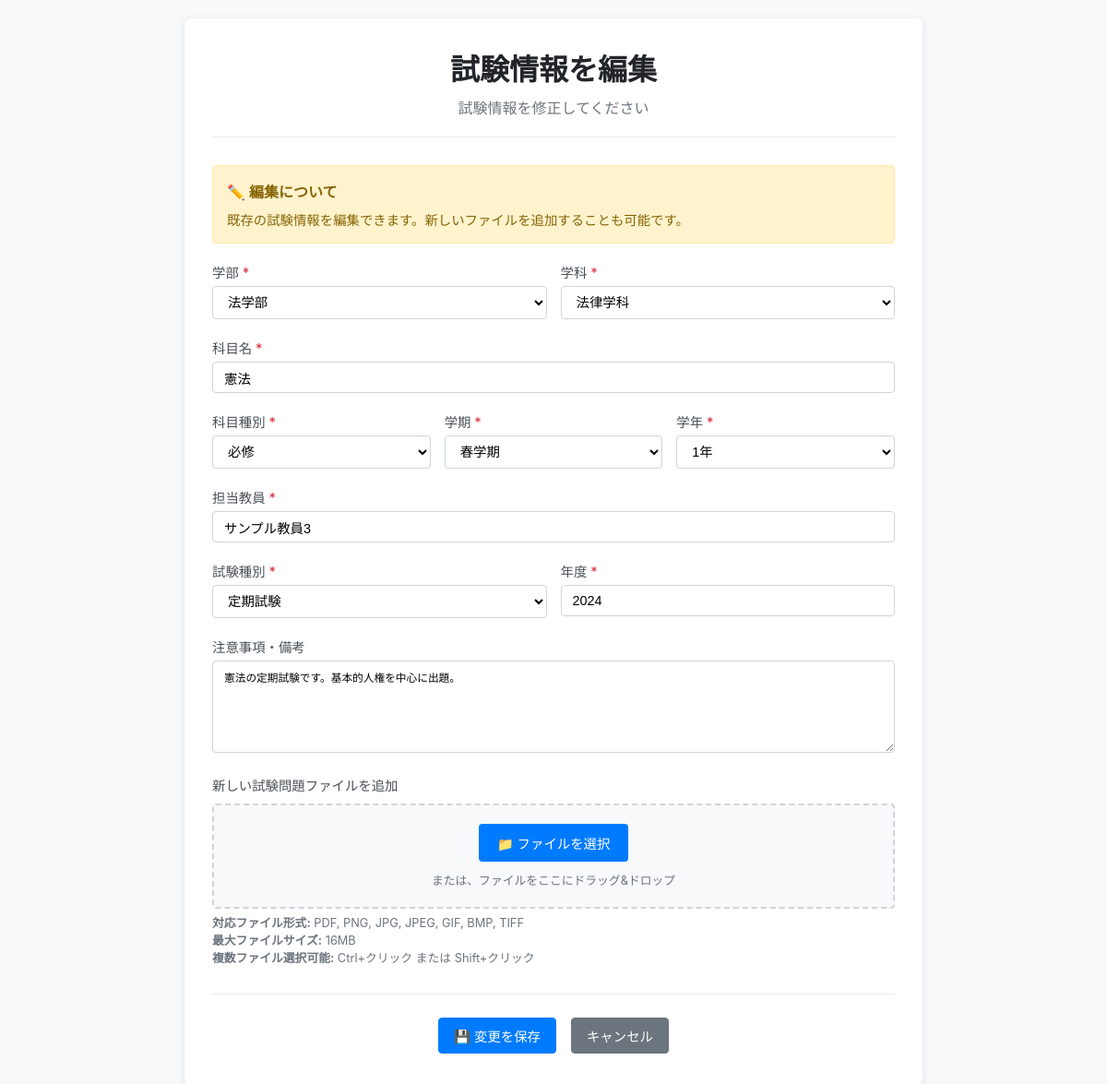
Page /exam-edit/7 (signed in) on the committed database.
### tables this page shows
CREATE TABLE Subjects (
                subject_id INTEGER PRIMARY KEY AUTOINCREMENT,
                department_id INTEGER NOT NULL,
                subject_name TEXT NOT NULL,
                subject_type TEXT CHECK (subject_type IN ('必修', '選択必修', '一般教養')),
                semester TEXT CHECK (semester IN ('春学期', '春学期前半', '春学期後半', '秋学期', '秋学期前半', '秋学期後半')),
                grade_level INTEGER CHECK (grade_level BETWEEN 1 AND 4),
                created_at DATETIME DEFAULT CURRENT_TIMESTAMP,
                FOREIGN KEY (department_id) REFERENCES Departments(department_id)
            );

CREATE TABLE Professors (
                professor_id INTEGER PRIMARY KEY AUTOINCREMENT,
                professor_name TEXT NOT NULL
            );

CREATE TABLE Exams (
                exam_id INTEGER PRIMARY KEY AUTOINCREMENT,
                subject_id INTEGER NOT NULL,
                exam_type_id INTEGER NOT NULL,
                exam_year INTEGER NOT NULL,
                instructions TEXT,
                created_by INTEGER,
                created_at DATETIME DEFAULT CURRENT_TIMESTAMP,
                updated_at DATETIME DEFAULT CURRENT_TIMESTAMP,
                FOREIGN KEY (subject_id) REFERENCES Subjects(subject_id),
                FOREIGN KEY (exam_type_id) REFERENCES ExamTypes(exam_type_id),
                FOREIGN KEY (created_by) REFERENCES Users(user_id) ON DELETE SET NULL,
                UNIQUE(subject_id, exam_type_id, exam_year)
            );

### app.py (the view)
@app.route('/exam-edit/<int:exam_id>')
@login_required
def exam_edit(exam_id: int) -> str:
    cur = get_db().cursor()
    exam = cur.execute('''
        SELECT
            e.exam_id,
            e.subject_id,
            e.exam_type_id,
            e.exam_year,
            e.instructions,
            e.created_by,
            s.subject_name,
            s.subject_type,
            s.semester,
            s.grade_level,
            s.department_id,
            d.faculty_id,
            f.faculty_name,
            d.department_name,
            et.exam_type_name
        FROM Exams e
        JOIN Subjects s ON e.subject_id = s.subject_id
        JOIN Departments d ON s.department_id = d.department_id
        JOIN Faculties f ON d.faculty_id = f.faculty_id
        JOIN ExamTypes et ON e.exam_type_id = et.exam_type_id
        WHERE e.exam_id = ?
    ''', (exam_id,)).fetchone()
    if exam is None:
        flash('指定された試験が見つかりません', 'error')
        return redirect(url_for('exams'))
    if exam['created_by'] != session['user_id']:
        flash('この試験を編集する権限がありません', 'error')
        return redirect(url_for('exam_detail', exam_id=exam_id))
    professors = cur.execute('''
        SELECT p.professor_name
        FROM ExamProfessors ep
        JOIN Professors p ON ep.professor_id = p.professor_id
        WHERE ep.exam_id = ?
    ''', (exam_id,)).fetchall()
    professor_names = [p['professor_name'] for p in professors]
    questions = cur.execute('''
        SELECT question_id, picture FROM ExamQuestions WHERE exam_id = ?
    ''', (exam_id,)).fetchall()
    return render_template('exams/edit.html',
                         exam=exam,
                         professor_names=professor_names,
                         questions=questions)

### app.py (called while the page is built)
def get_db() -> sqlite3.Connection:
    db = getattr(g, '_database', None)
    if db is None:
        db = g._database = sqlite3.connect(DATABASE)
        db.execute('PRAGMA foreign_keys = ON')
        db.row_factory = sqlite3.Row
    return db

@app.teardown_appcontext
def close_connection(exception: Optional[BaseException]) -> None:
    db = getattr(g, '_database', None)
    if db is not None:
        db.close()

def login_required(f):
    @wraps(f)
    def decorated_function(*args, **kwargs):
        if 'user_id' not in session:
            return redirect(url_for('login'))
        return f(*args, **kwargs)
    return decorated_function

### templates/exams/edit.html (shortened to what this page needs)
<!DOCTYPE html>
<html lang="ja">
<head>
    <link rel="stylesheet" href="https://cdnjs.cloudflare.com/ajax/libs/font-awesome/6.4.0/css/all.min.css">
</head>
<body>
    <div class="container"
         data-faculty-id="{{ exam.faculty_id }}"
         data-department-id="{{ exam.department_id }}">
        <div class="header">
            <h1>試験情報を編集</h1>
            <p>試験情報を修正してください</p>
        </div>
        <div class="info-box">
            <h3>✏️ 編集について</h3>
            <p>既存の試験情報を編集できます。新しいファイルを追加することも可能です。</p>
        </div>
        <form id="examForm" action="/exam-edit/{{ exam.exam_id }}" method="POST" enctype="multipart/form-data">
            <div class="form-row">
                <div class="form-group">
                    <label for="faculty">学部 <span class="required">*</span></label>
                    <select id="faculty" name="faculty_id" required>
                        <option value="3" {{ 'selected' if exam.faculty_id == 3 else '' }}>法学部</option>
                    </select>
                </div>
                <div class="form-group">
                    <label for="department">学科 <span class="required">*</span></label>
                    <select id="department" name="department_id" required>
                        <option value="">学科を選択してください</option>
                    </select>
                </div>
            </div>
            <div class="form-group">
                <label for="subject_name">科目名 <span class="required">*</span></label>
                <div class="autocomplete-container">
                    <input type="text" id="subject_name" name="subject_name"
                           value="{{ exam.subject_name }}"
                           placeholder="科目名を入力してください" required>
                </div>
            </div>
            <div class="form-row-three">
                <div class="form-group">
                    <label for="subject_type">科目種別 <span class="required">*</span></label>
                    <select id="subject_type" name="subject_type" required>
                        <option value="必修" {{ 'selected' if exam.subject_type == '必修' else '' }}>必修</option>
                    </select>
                </div>
                <div class="form-group">
                    <label for="semester">学期 <span class="required">*</span></label>
                    <select id="semester" name="semester" required>
                        <option value="春学期" {{ 'selected' if exam.semester == '春学期' else '' }}>春学期</option>
                    </select>
                </div>
                <div class="form-group">
                    <label for="grade_level">学年 <span class="required">*</span></label>
                    <select id="grade_level" name="grade_level" required>
                        <option value="1" {{ 'selected' if exam.grade_level == 1 else '' }}>1年</option>
                    </select>
                </div>
            </div>
            <div class="form-group">
                <label for="professor_name">担当教員 <span class="required">*</span></label>
                <div class="autocomplete-container">
                    <input type="text" id="professor_name" name="professor_name"
                           value="{{ professor_names[0] if professor_names else '' }}"
                           placeholder="教員名を入力してください" required>
                </div>
            </div>
            <div class="form-row">
                <div class="form-group">
                    <label for="exam_type">試験種別 <span class="required">*</span></label>
                    <select id="exam_type" name="exam_type_id" required>
                        <option value="1" {{ 'selected' if exam.exam_type_id == 1 else '' }}>定期試験</option>
                    </select>
                </div>
                <div class="form-group">
                    <label for="exam_year">年度 <span class="required">*</span></label>
                    <input type="number" id="exam_year" name="exam_year"
                           value="{{ exam.exam_year }}"
                           min="2020" max="2030" required>
                </div>
            </div>
            <div class="form-group">
                <label for="instructions">注意事項・備考</label>
                <textarea id="instructions" name="instructions" placeholder="試験に関する注意事項や備考を入力してください">{{ exam.instructions or '' }}</textarea>
            </div>
            <div class="form-group">
                <label for="exam_files">新しい試験問題ファイルを追加</label>
                <div class="file-upload-area" id="file-upload-area">
                    <div class="file-input-wrapper">
                        <button type="button" class="file-input-button" onclick="document.getElementById('exam_files').click()">
                            📁 ファイルを選択
                        </button>
                    </div>
                    <p style="margin: 10px 0 0 0; color: #6c757d; font-size: 0.8em;">
                        または、ファイルをここにドラッグ&ドロップ
                    </p>
                </div>
                <div style="font-size: 0.8em; color: #6c757d; margin-top: 5px;">
                    <strong>対応ファイル形式:</strong> PDF, PNG, JPG, JPEG, GIF, BMP, TIFF<br>
                    <strong>最大ファイルサイズ:</strong> 16MB<br>
                    <strong>複数ファイル選択可能:</strong> Ctrl+クリック または Shift+クリック
                </div>
            </div>
            <div class="button-group">
                <button type="submit" class="btn btn-primary">💾 変更を保存</button>
                <a href="/exam/{{ exam.exam_id }}" class="btn btn-secondary">キャンセル</a>
            </div>
        </form>
    </div>
</body>
</html>

### templates/exams/edit.html (style rules this page uses)
* { margin: 0; padding: 0; box-sizing: border-box; }
body { font-family: -apple-system, BlinkMacSystemFont, 'Segoe UI', Roboto, Oxygen, Ubuntu, Cantarell, sans-serif; background-color: #f8f9fa; min-height: 100vh; padding: 20px; }
.container { max-width: 800px; margin: 0 auto; background: white; border-radius: 8px; padding: 30px; box-shadow: 0 2px 10px rgba(0,0,0,0.1); }
.header { text-align: center; margin-bottom: 30px; padding-bottom: 20px; border-bottom: 1px solid #e9ecef; }
.header h1 { color: #212529; font-size: 2em; margin-bottom: 8px; font-weight: 600; }
.header p { color: #6c757d; font-size: 1em; }
.form-group { margin-bottom: 20px; }
.form-group label { display: block; margin-bottom: 5px; font-weight: 500; color: #495057; font-size: 0.9em; }
.form-group input, .form-group select, .form-group textarea { width: 100%; padding: 8px 12px; border: 1px solid #ced4da; border-radius: 4px; font-size: 0.9em; transition: border-color 0.15s ease-in-out, box-shadow 0.15s ease-in-out; background-color: #fff; }
.form-group textarea { min-height: 100px; resize: vertical; }
.form-row { display: grid; grid-template-columns: 1fr 1fr; gap: 15px; }
.form-row-three { display: grid; grid-template-columns: 1fr 1fr 1fr; gap: 15px; }
.required { color: #dc3545; }
.btn { display: inline-block; padding: 8px 16px; border: 1px solid transparent; border-radius: 4px; font-size: 0.9em; font-weight: 400; cursor: pointer; transition: all 0.15s ease-in-out; text-decoration: none; text-align: center; margin: 5px 3px; }
.btn-primary { background-color: #007bff; border-color: #007bff; color: white; }
.btn-secondary { background-color: #6c757d; border-color: #6c757d; color: white; }
.button-group { display: flex; justify-content: center; gap: 10px; margin-top: 30px; padding-top: 20px; border-top: 1px solid #e9ecef; }
.info-box { background-color: #fff3cd; border: 1px solid #ffeaa7; border-radius: 4px; padding: 15px; margin-bottom: 20px; }
.info-box h3 { color: #856404; margin-bottom: 8px; font-size: 1em; font-weight: 600; }
.info-box p { color: #856404; margin-bottom: 0; font-size: 0.9em; }
.autocomplete-container { position: relative; }
.file-upload-area { border: 2px dashed #ced4da; border-radius: 4px; padding: 20px; text-align: center; background-color: #f8f9fa; margin-top: 10px; transition: all 0.3s ease; }
.file-input-wrapper { position: relative; display: inline-block; cursor: pointer; }
.file-input-button { background-color: #007bff; color: white; padding: 10px 20px; border-radius: 4px; border: none; cursor: pointer; font-size: 0.9em; transition: background-color 0.2s; }

### rows in the picture
Subjects: subject_name "憲法"
Professors: professor_name "サンプル教員3"
Exams: exam_year "2024", instructions "憲法の定期試験です。基本的人権を中心に出題。"
